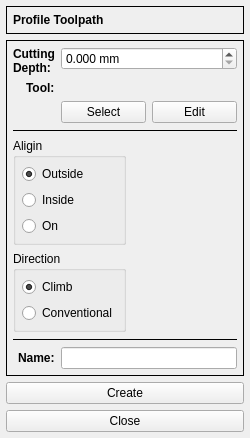
<?xml version="1.0" encoding="UTF-8"?>
<ui version="4.0">
 <class>ProfileForm</class>
 <widget class="QWidget" name="ProfileForm">
  <property name="geometry">
   <rect>
    <x>0</x>
    <y>0</y>
    <width>250</width>
    <height>414</height>
   </rect>
  </property>
  <property name="minimumSize">
   <size>
    <width>250</width>
    <height>0</height>
   </size>
  </property>
  <property name="windowTitle">
   <string>Form</string>
  </property>
  <layout class="QVBoxLayout" name="verticalLayout">
   <property name="leftMargin">
    <number>6</number>
   </property>
   <property name="topMargin">
    <number>6</number>
   </property>
   <property name="rightMargin">
    <number>6</number>
   </property>
   <property name="bottomMargin">
    <number>6</number>
   </property>
   <item>
    <widget class="QFrame" name="frame">
     <property name="sizePolicy">
      <sizepolicy hsizetype="Preferred" vsizetype="Fixed">
       <horstretch>0</horstretch>
       <verstretch>0</verstretch>
      </sizepolicy>
     </property>
     <property name="frameShape">
      <enum>QFrame::Box</enum>
     </property>
     <property name="frameShadow">
      <enum>QFrame::Plain</enum>
     </property>
     <layout class="QVBoxLayout" name="verticalLayout_2">
      <property name="leftMargin">
       <number>6</number>
      </property>
      <property name="topMargin">
       <number>6</number>
      </property>
      <property name="rightMargin">
       <number>6</number>
      </property>
      <property name="bottomMargin">
       <number>6</number>
      </property>
      <item>
       <widget class="QLabel" name="label">
        <property name="font">
         <font>
          <weight>75</weight>
          <bold>true</bold>
         </font>
        </property>
        <property name="text">
         <string>Profile Toolpath</string>
        </property>
       </widget>
      </item>
     </layout>
    </widget>
   </item>
   <item>
    <widget class="QFrame" name="frame_2">
     <property name="frameShape">
      <enum>QFrame::Box</enum>
     </property>
     <property name="frameShadow">
      <enum>QFrame::Plain</enum>
     </property>
     <layout class="QFormLayout" name="formLayout">
      <property name="labelAlignment">
       <set>Qt::AlignRight|Qt::AlignTrailing|Qt::AlignVCenter</set>
      </property>
      <property name="leftMargin">
       <number>6</number>
      </property>
      <property name="topMargin">
       <number>6</number>
      </property>
      <property name="rightMargin">
       <number>6</number>
      </property>
      <property name="bottomMargin">
       <number>6</number>
      </property>
      <item row="0" column="0">
       <widget class="QLabel" name="label_2">
        <property name="font">
         <font>
          <weight>75</weight>
          <bold>true</bold>
         </font>
        </property>
        <property name="text">
         <string>Cutting
Depth:</string>
        </property>
       </widget>
      </item>
      <item row="0" column="1">
       <widget class="QDoubleSpinBox" name="dsbxDepth">
        <property name="suffix">
         <string> mm</string>
        </property>
        <property name="decimals">
         <number>3</number>
        </property>
        <property name="maximum">
         <double>100.000000000000000</double>
        </property>
        <property name="singleStep">
         <double>0.100000000000000</double>
        </property>
       </widget>
      </item>
      <item row="1" column="0">
       <widget class="QLabel" name="label_3">
        <property name="font">
         <font>
          <weight>75</weight>
          <bold>true</bold>
         </font>
        </property>
        <property name="text">
         <string>Tool:</string>
        </property>
       </widget>
      </item>
      <item row="1" column="1">
       <widget class="QLabel" name="lblToolName">
        <property name="frameShape">
         <enum>QFrame::NoFrame</enum>
        </property>
        <property name="text">
         <string/>
        </property>
       </widget>
      </item>
      <item row="2" column="1">
       <layout class="QHBoxLayout" name="horizontalLayout">
        <item>
         <widget class="QPushButton" name="pbSelect">
          <property name="text">
           <string>Select</string>
          </property>
         </widget>
        </item>
        <item>
         <widget class="QPushButton" name="pbEdit">
          <property name="text">
           <string>Edit</string>
          </property>
         </widget>
        </item>
       </layout>
      </item>
      <item row="4" column="0" colspan="2">
       <layout class="QGridLayout" name="gridLayout">
        <item row="0" column="0">
         <widget class="QGroupBox" name="groupBox">
          <property name="title">
           <string>Aligin</string>
          </property>
          <layout class="QVBoxLayout" name="verticalLayout_3">
           <property name="leftMargin">
            <number>6</number>
           </property>
           <property name="topMargin">
            <number>6</number>
           </property>
           <property name="rightMargin">
            <number>6</number>
           </property>
           <property name="bottomMargin">
            <number>6</number>
           </property>
           <item>
            <widget class="QRadioButton" name="rbOutside">
             <property name="text">
              <string>Outside</string>
             </property>
             <property name="checked">
              <bool>true</bool>
             </property>
            </widget>
           </item>
           <item>
            <widget class="QRadioButton" name="rbInside">
             <property name="text">
              <string>Inside</string>
             </property>
            </widget>
           </item>
           <item>
            <widget class="QRadioButton" name="rbOn">
             <property name="text">
              <string>On</string>
             </property>
            </widget>
           </item>
          </layout>
         </widget>
        </item>
        <item row="1" column="0">
         <widget class="QGroupBox" name="groupBox_2">
          <property name="title">
           <string>Direction</string>
          </property>
          <layout class="QVBoxLayout" name="verticalLayout_4">
           <property name="leftMargin">
            <number>6</number>
           </property>
           <property name="topMargin">
            <number>6</number>
           </property>
           <property name="rightMargin">
            <number>6</number>
           </property>
           <property name="bottomMargin">
            <number>6</number>
           </property>
           <item>
            <widget class="QRadioButton" name="rbClimb">
             <property name="text">
              <string>Climb</string>
             </property>
             <property name="checked">
              <bool>true</bool>
             </property>
            </widget>
           </item>
           <item>
            <widget class="QRadioButton" name="rbConventional">
             <property name="text">
              <string>Conventional</string>
             </property>
            </widget>
           </item>
          </layout>
         </widget>
        </item>
        <item row="0" column="1" rowspan="2">
         <widget class="QLabel" name="lblPixmap">
          <property name="text">
           <string/>
          </property>
          <property name="pixmap">
           <pixmap resource="../res/resources.qrc">:/toolpath/outside_climb.png</pixmap>
          </property>
          <property name="alignment">
           <set>Qt::AlignCenter</set>
          </property>
         </widget>
        </item>
       </layout>
      </item>
      <item row="5" column="0" colspan="2">
       <widget class="Line" name="line_2">
        <property name="frameShadow">
         <enum>QFrame::Plain</enum>
        </property>
        <property name="orientation">
         <enum>Qt::Horizontal</enum>
        </property>
       </widget>
      </item>
      <item row="3" column="0" colspan="2">
       <widget class="Line" name="line">
        <property name="frameShadow">
         <enum>QFrame::Plain</enum>
        </property>
        <property name="orientation">
         <enum>Qt::Horizontal</enum>
        </property>
       </widget>
      </item>
      <item row="6" column="0">
       <widget class="QLabel" name="label_6">
        <property name="font">
         <font>
          <weight>75</weight>
          <bold>true</bold>
         </font>
        </property>
        <property name="text">
         <string>Name:</string>
        </property>
       </widget>
      </item>
      <item row="6" column="1">
       <widget class="QLineEdit" name="leName"/>
      </item>
     </layout>
    </widget>
   </item>
   <item>
    <widget class="QPushButton" name="pbCreate">
     <property name="text">
      <string>Create</string>
     </property>
    </widget>
   </item>
   <item>
    <spacer name="verticalSpacer">
     <property name="orientation">
      <enum>Qt::Vertical</enum>
     </property>
     <property name="sizeHint" stdset="0">
      <size>
       <width>20</width>
       <height>40</height>
      </size>
     </property>
    </spacer>
   </item>
   <item>
    <widget class="QPushButton" name="pbClose">
     <property name="text">
      <string>Close</string>
     </property>
    </widget>
   </item>
  </layout>
 </widget>
 <resources>
  <include location="../res/resources.qrc"/>
 </resources>
 <connections/>
</ui>
